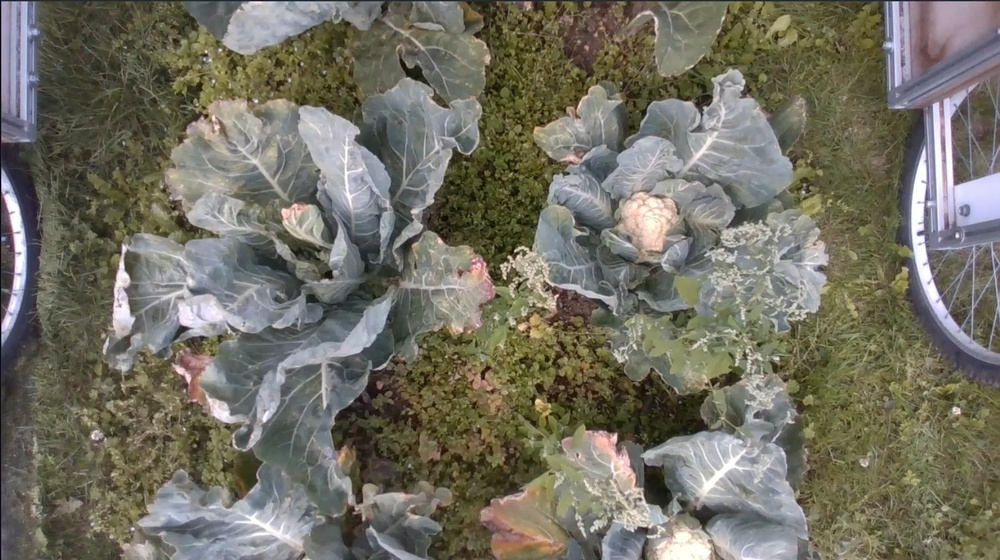
#> input picture CV_test_dataset_50/1r_2_mp4-0024_jpg.rf.2fe81ca8a568a394d6ba2b2fb9d48521.jpg, 1000 x 560 px, shrunk from 1506 x 844 before the run, found by its file name; its folder holds only this picture in this run
$ python multiple_img_assess.py   (older library calls are emulated)
#> lines starting #> are read from the running program, lines starting #| are printed output that depends on the picture; after the words box and inside, x2 and y2 are one past the last pixel; in counts of white or black regions, pixels touching at a corner belong together
import cv2
import numpy as np
import os

#Change it to your own image folder path!!!
path='/home/ysu/Downloads/CV_test_dataset_50'

def evaluate_image(path, blur_thresh_low=30.0, blur_thresh_high=100.0, overexpose_thresh=0.05):
#> called with blur_thresh_low = 30, blur_thresh_high = 100, overexpose_thresh = 0.05
    image = cv2.imread(path)
#> image is the input picture: shape (560, 1000, 3); mean B, G, R 99.1, 111.8, 114.6
    if image is None:
        print(f"Could not load image: {path}")
        return None

    gray = cv2.cvtColor(image, cv2.COLOR_BGR2GRAY)
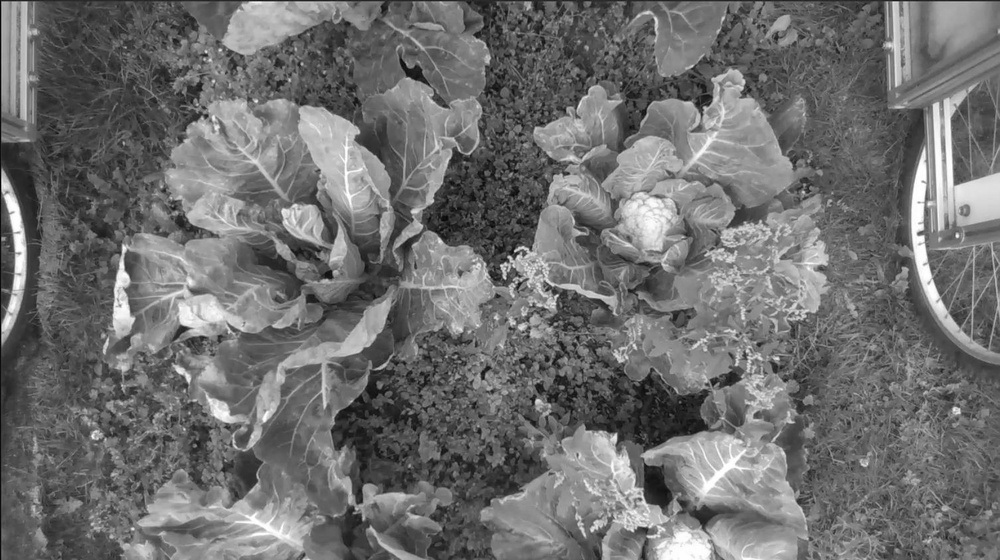
#> gray: shape (560, 1000); min 3, max 255, mean 111.2

    # Assessing clarity
    laplacian_var = cv2.Laplacian(gray, cv2.CV_64F).var()
#> laplacian_var = 704.7
    if laplacian_var < blur_thresh_low:
        sharpness_level = "Blurry"
    elif laplacian_var < blur_thresh_high:
        sharpness_level = "Acceptable"
    else:
        sharpness_level = "Sharp"

    # Assess overexposure
    overexposed_mask = cv2.inRange(image, (240, 240, 240), (255, 255, 255))
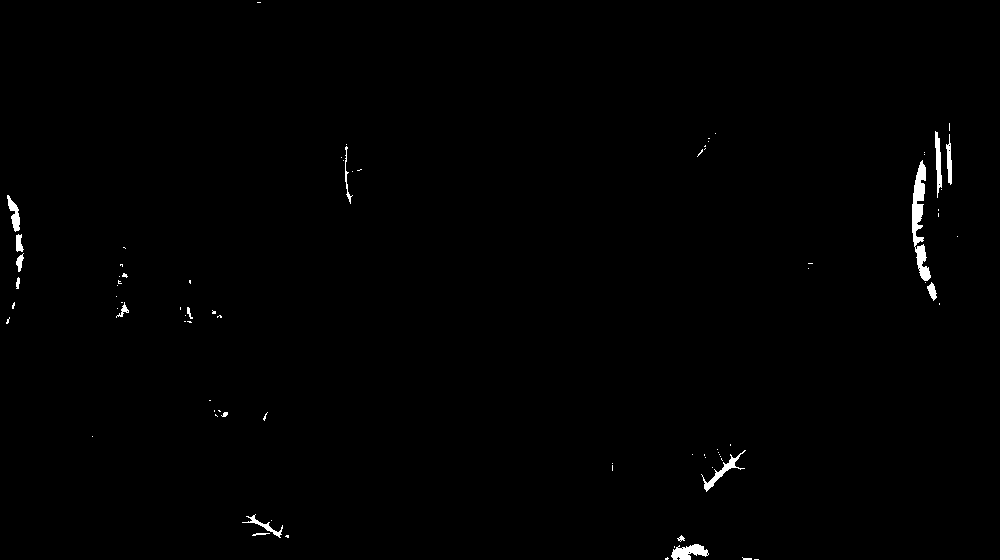
#> overexposed_mask: shape (560, 1000); 0.62% white; 82 white regions (65 under 20 px), largest, box (x1, y1, x2, y2) and area: (912, 160, 931, 281) 1021, (671, 544, 709, 560) 380, (701, 450, 746, 492) 322
    overexposed_ratio = np.sum(overexposed_mask > 0) / (image.shape[0] * image.shape[1])
#> overexposed_ratio = 0.00618
    is_overexposed = overexposed_ratio > overexpose_thresh
#> is_overexposed = False

    print(f"Image: {path}")
    print(f"  Sharpness Value: {laplacian_var:.2f} -> {sharpness_level}")
#|   Sharpness Value: 704.70 -> Sharp
    print(f"  Overexposed Ratio: {overexposed_ratio:.2%} -> {'Overexposed' if is_overexposed else 'Normal'}")
#|   Overexposed Ratio: 0.62% -> Normal

    return {
        "sharpness_level": sharpness_level,
        "is_overexposed": is_overexposed
    }

if __name__ == "__main__":
    folder = path
    exts = (".jpg", ".jpeg", ".png", ".bmp", ".tif", ".tiff")

    all_files = [os.path.join(folder, f) for f in os.listdir(folder) if f.lower().endswith(exts)]
    total = 0
    qualified = 0

    for img_path in all_files:
        result = evaluate_image(img_path)
#> result = {'sharpness_level': 'Sharp', 'is_overexposed': False}
        if result is not None:
            total += 1
            if result["sharpness_level"] in ("Acceptable", "Sharp") and not result["is_overexposed"]:
                qualified += 1

    print("\n=== Summary ===")
    print(f"Total images evaluated: {total}")
    if total > 0:
        percent = qualified / total * 100
        print(f"Qualified images (Acceptable or Sharp and Normal exposure): {qualified} ({percent:.2f}%)")
    else:
        print("No images found.")

$ run again, on CV_test_dataset_50/1r_mp4-0021_jpg.rf.fc9ab0a14fd65ca953b17dd4426b491f.jpg
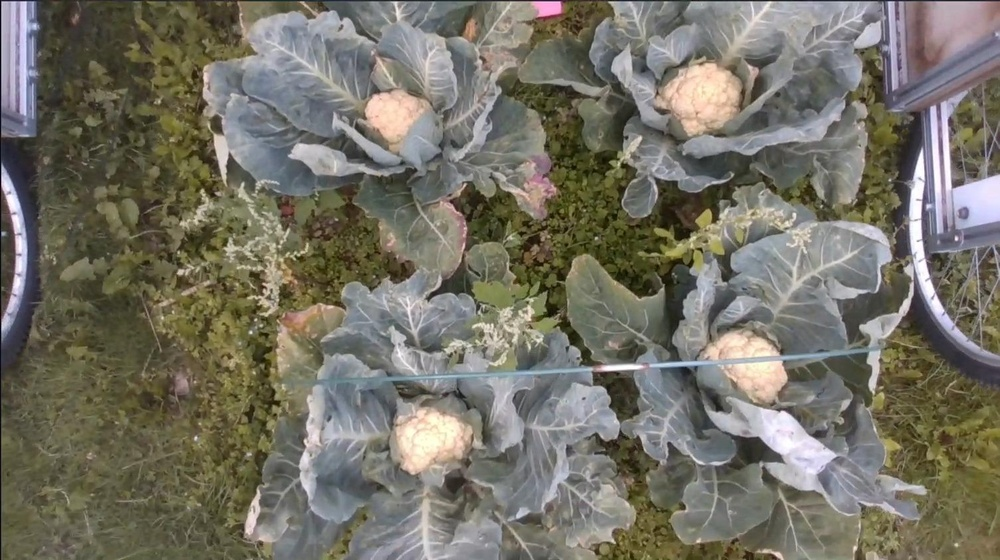
#> input picture CV_test_dataset_50/1r_mp4-0021_jpg.rf.fc9ab0a14fd65ca953b17dd4426b491f.jpg, 1000 x 560 px, shrunk from 1506 x 844 before the run, found by its file name
#> in evaluate_image, image is the input picture: shape (560, 1000, 3); mean B, G, R 101.4, 113.6, 116.6
#> in evaluate_image, `gray = cv2.cvtColor(image, cv2.COLOR_BGR2GRAY)`:
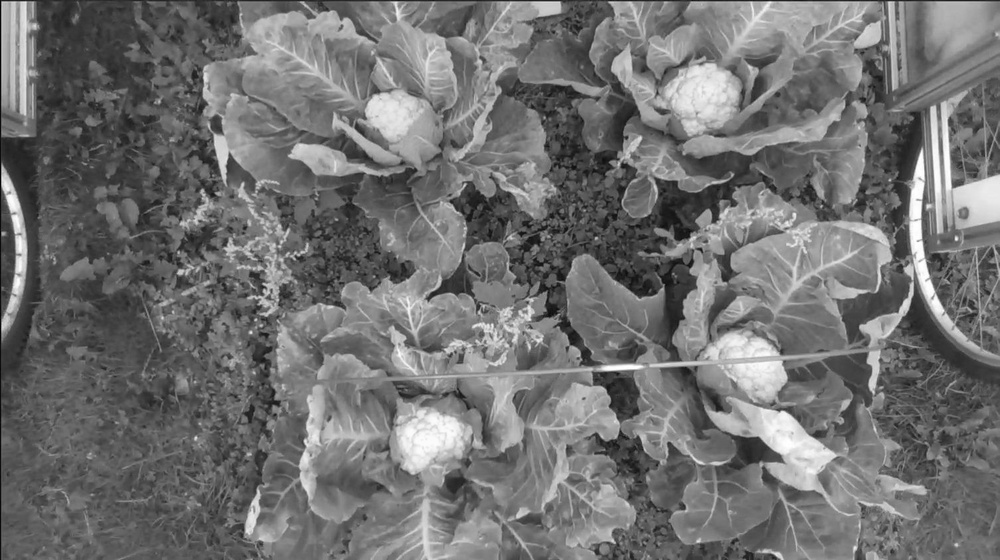
#> gray: shape (560, 1000); min 2, max 255, mean 113.1
#> laplacian_var = 474.4
#> in evaluate_image, `overexposed_mask = cv2.inRange(image, (240, 240, 240), (255, 255, 255))`:
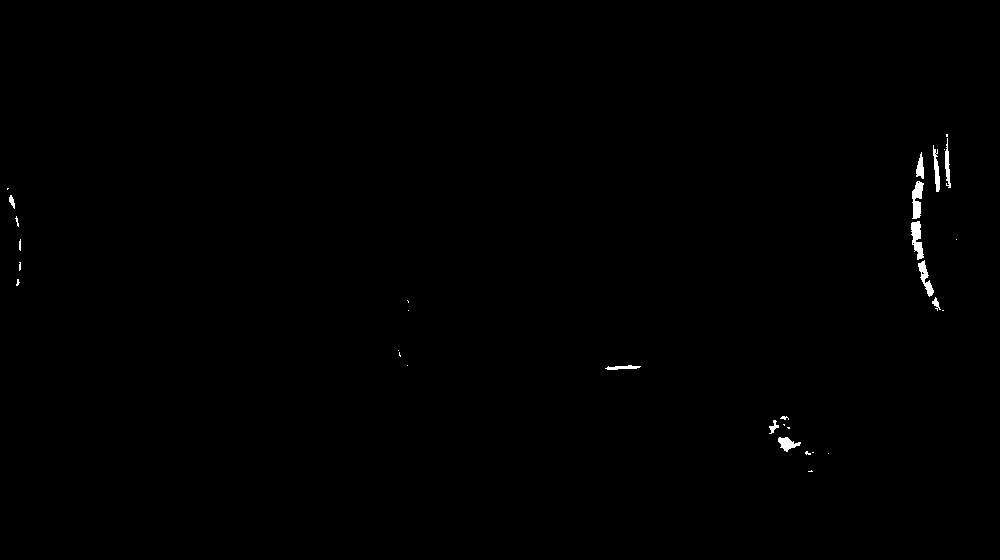
#> overexposed_mask: shape (560, 1000); 0.34% white; 32 white regions (19 under 20 px), largest, box (x1, y1, x2, y2) and area: (911, 221, 924, 260) 301, (912, 181, 924, 219) 293, (918, 260, 934, 297) 228
#> overexposed_ratio = 0.00338
#> is_overexposed = False
#|   Sharpness Value: 474.35 -> Sharp
#|   Overexposed Ratio: 0.34% -> Normal
#> result = {'sharpness_level': 'Sharp', 'is_overexposed': False}
